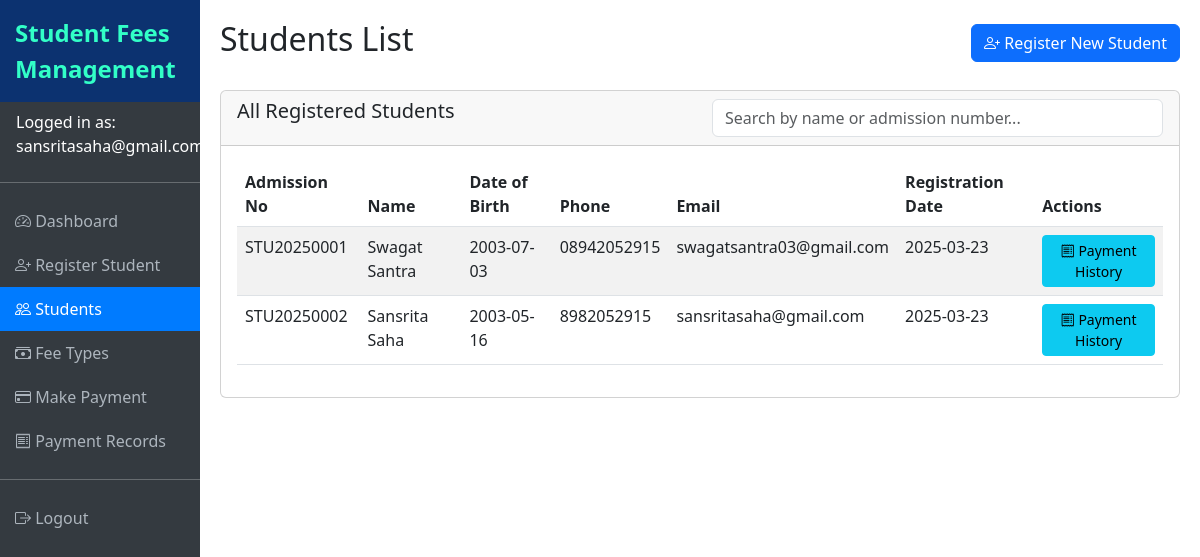
Page /students (signed in) on the committed database.
### models.py (models this page shows, shortened)
class User(db.Model, UserMixin):
    __tablename__ = 'users'
    id = db.Column(db.Integer, primary_key=True)
    username = db.Column(db.String(64), unique=True, nullable=False)
    email = db.Column(db.String(120), unique=True, nullable=False)
    password_hash = db.Column(db.String(128))
    role = db.Column(db.String(20), default='staff')  # admin, staff, student

class Student(db.Model):
    __tablename__ = 'students'
    id = db.Column(db.Integer, primary_key=True)
    admission_no = db.Column(db.String(20), unique=True, nullable=False)
    name = db.Column(db.String(100), nullable=False)
    date_of_birth = db.Column(db.Date, nullable=False)
    phone_no = db.Column(db.String(20), nullable=False)
    email = db.Column(db.String(120), unique=True, nullable=False)
    registration_date = db.Column(db.DateTime, default=datetime.utcnow)
    user_id = db.Column(db.Integer, db.ForeignKey('users.id'))
    payments = db.relationship('Payment', backref='student', lazy=True)

### app.py (the view)
@app.route('/students')
@login_required
def students_list():
    students = Student.query.all()
    return render_template('students_list.html', students=students)

### app.py (called while the page is built)
@login_manager.user_loader
def load_user(user_id):
    return User.query.get(int(user_id))

@app.before_request
def create_tables():
    db.create_all()
    admin = User.query.filter_by(username='admin').first()
    if not admin:
        admin = User(username='admin', email='admin@example.com', role='admin')
        admin.set_password('admin123')
        db.session.add(admin)
        db.session.commit()

### templates/students_list.html (shortened to what this page needs)
{% extends 'base.html' %}
{% block content %}
<div class="d-flex justify-content-between align-items-center mb-4">
    <h2>Students List</h2>
    <a href="{{ url_for('register_student') }}" class="btn btn-primary">
        <i class="bi bi-person-plus"></i> Register New Student
    </a>
</div>
<div class="card">
    <div class="card-header">
        <div class="row">
            <div class="col-md-6">
                <h5 class="card-title mb-0">All Registered Students</h5>
            </div>
            <div class="col-md-6">
                <input type="text" id="searchInput" class="form-control" placeholder="Search by name or admission number...">
            </div>
        </div>
    </div>
    <div class="card-body">
        <div class="table-responsive">
            <table class="table table-striped table-hover" id="studentsTable">
                <thead>
                    <tr>
                        <th>Admission No</th>
                        <th>Name</th>
                        <th>Date of Birth</th>
                        <th>Phone</th>
                        <th>Email</th>
                        <th>Registration Date</th>
                        <th>Actions</th>
                    </tr>
                </thead>
                <tbody>
                    {% for student in students %}
                    <tr>
                        <td>{{ student.admission_no }}</td>
                        <td>{{ student.name }}</td>
                        <td>{{ student.date_of_birth.strftime('%Y-%m-%d') }}</td>
                        <td>{{ student.phone_no }}</td>
                        <td>{{ student.email }}</td>
                        <td>{{ student.registration_date.strftime('%Y-%m-%d') }}</td>
                        <td>
                            <a href="{{ url_for('payment_status', student_id=student.id) }}" class="btn btn-sm btn-info">
                                <i class="bi bi-receipt"></i> Payment History
                            </a>
                        </td>
                    </tr>
                    {% endfor %}
                </tbody>
            </table>
        </div>
    </div>
</div>
{% endblock %}

### templates/base.html (shortened to what this page needs)
<!DOCTYPE html>
<html lang="en">
<head>
    <link href="https://cdn.jsdelivr.net/npm/bootstrap@5.3.0-alpha1/dist/css/bootstrap.min.css" rel="stylesheet">
    <link rel="stylesheet" href="https://cdn.jsdelivr.net/npm/bootstrap-icons@1.10.3/font/bootstrap-icons.css">
</head>
<body>
    {% if current_user.is_authenticated %}
    <div class="container-fluid">
        <div class="row">
            <div class="col-md-2 p-0 sidebar">
                <div class="system-title">
                    Student Fees Management
                </div>
                <div class="py-2 px-3">
                    Logged in as: {{ current_user.username }}
                </div>
                <hr>
                <a href="{{ url_for('dashboard') }}" class="{{ 'active' if request.endpoint == 'dashboard' else '' }}">
                    <i class="bi bi-speedometer2"></i> Dashboard
                </a>
                <a href="{{ url_for('register_student') }}" class="{{ 'active' if request.endpoint == 'register_student' else '' }}">
                    <i class="bi bi-person-plus"></i> Register Student
                </a>
                <a href="{{ url_for('students_list') }}" class="{{ 'active' if request.endpoint == 'students_list' else '' }}">
                    <i class="bi bi-people"></i> Students
                </a>
                <a href="{{ url_for('fee_types') }}" class="{{ 'active' if request.endpoint == 'fee_types' else '' }}">
                    <i class="bi bi-cash-stack"></i> Fee Types
                </a>
                <a href="{{ url_for('make_payment') }}" class="{{ 'active' if request.endpoint == 'make_payment' else '' }}">
                    <i class="bi bi-credit-card"></i> Make Payment
                </a>
                <a href="{{ url_for('payments_list') }}" class="{{ 'active' if request.endpoint == 'payments_list' else '' }}">
                    <i class="bi bi-receipt"></i> Payment Records
                </a>
                <hr>
                <a href="{{ url_for('logout') }}">
                    <i class="bi bi-box-arrow-right"></i> Logout
                </a>
            </div>
            <div class="col-md-10 content">
                {% block content %}{% endblock %}
            </div>
        </div>
    </div>
    {% endif %}
</body>
</html>

### templates/base.html (style rules this page uses)
.sidebar { height: 100vh; background-color: #343a40; color: white; }
.sidebar a { color: #adb5bd; text-decoration: none; padding: 10px 15px; display: block; }
.sidebar a.active { background-color: #007bff; color: white; }
.content { padding: 20px; }
.system-title { background-color: #0c3270; color: #32ffc7; padding: 15px; font-weight: bold; font-size: 1.5rem; }

### rows in the picture
User: username "sansritasaha@gmail.com"
Student: admission_no "STU20250001", name "Swagat Santra", date_of_birth "2003-07-03", phone_no "08942052915", email "swagatsantra03@gmail.com", registration_date "2025-03-23"
Student: admission_no "STU20250002", name "Sansrita Saha", date_of_birth "2003-05-16", phone_no "8982052915", email "sansritasaha@gmail.com", registration_date "2025-03-23"
